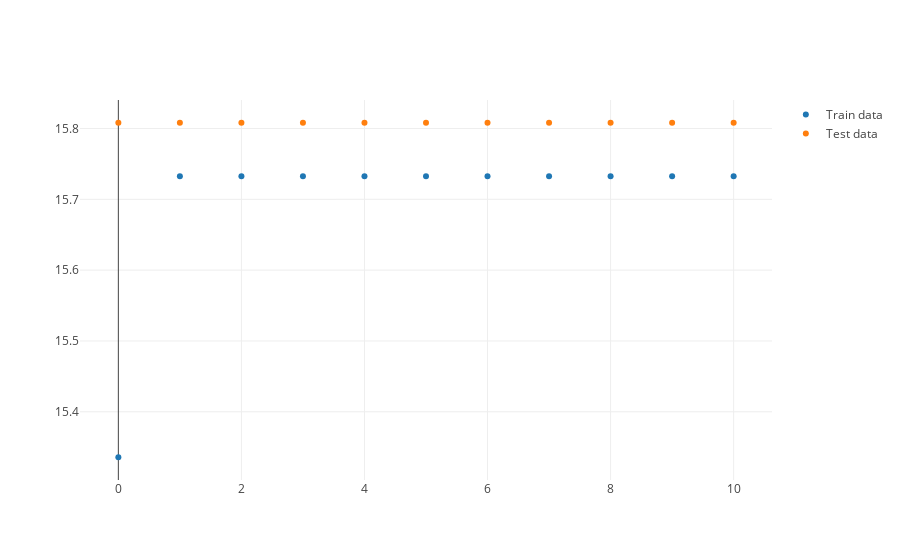
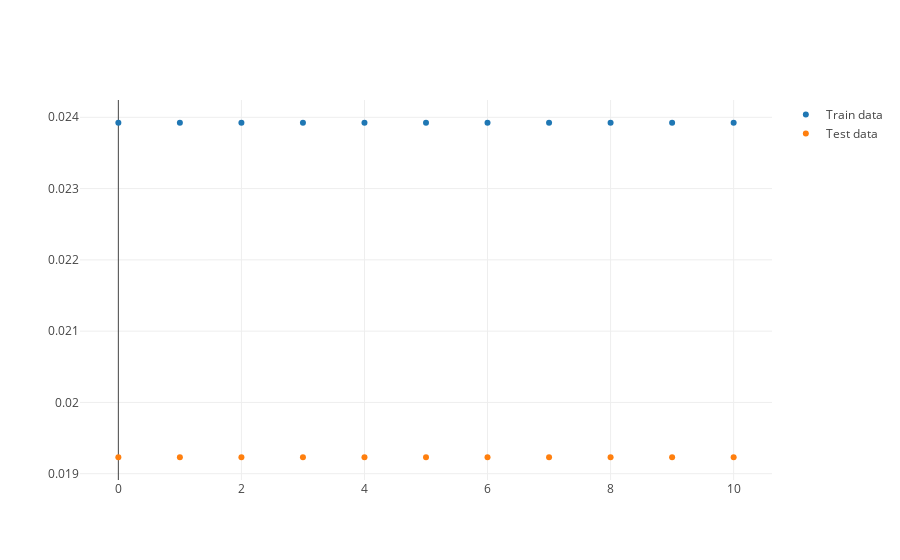

The cell these charts' notebook holds for them, in order:
### Code cell
enable_plotly_in_cell()

#Loss
data_train = go.Scatter(
    x=np.array(range(0,len(history['loss']))),
    y=history['loss'],
    mode='markers',
    name="Train data"
)
data_test = go.Scatter(
    x=np.array(range(0,len(history['val_loss']))),
    y=history['val_loss'],
    mode='markers',
    name="Test data"
)
iplot(dict(data=[data_train,data_test]))

#Accuracy
data_train = go.Scatter(
    x=np.array(range(0,len(history['acc']))),
    y=history['acc'],
    mode='markers',
    name="Train data"
)
data_test = go.Scatter(
    x=np.array(range(0,len(history['val_acc']))),
    y=history['val_acc'],
    mode='markers',
    name="Test data"
)
iplot(dict(data=[data_train,data_test]))

### Figure 1 — Plotly figure (JSON) as saved in the notebook; plotly's stock layout.template omitted (floating-point values rounded to 4 significant figures)
{"data": [{"mode": "markers", "name": "Train data", "type": "scatter", "uid": "24ea3a0a-a92d-4781-accb-88dad39aa659", "x": [0, 1, 2, 3, 4, 5, 6, 7, 8, 9, 10], "y": [15.34, 15.73, 15.73, 15.73, 15.73, 15.73, 15.73, 15.73, 15.73, 15.73, 15.73]}, {"mode": "markers", "name": "Test data", "type": "scatter", "uid": "a02202c4-414f-4847-8dbb-a8abede4c3b8", "x": [0, 1, 2, 3, 4, 5, 6, 7, 8, 9, 10], "y": [15.81, 15.81, 15.81, 15.81, 15.81, 15.81, 15.81, 15.81, 15.81, 15.81, 15.81]}], "layout": {}}

### Figure 2 — Plotly figure (JSON) as saved in the notebook; plotly's stock layout.template omitted (floating-point values rounded to 4 significant figures)
{"data": [{"mode": "markers", "name": "Train data", "type": "scatter", "uid": "10d86cb1-2c74-4ed8-9f9f-3ffa10a78b0f", "x": [0, 1, 2, 3, 4, 5, 6, 7, 8, 9, 10], "y": [0.02392, 0.02392, 0.02392, 0.02392, 0.02392, 0.02392, 0.02392, 0.02392, 0.02392, 0.02392, 0.02392]}, {"mode": "markers", "name": "Test data", "type": "scatter", "uid": "88d2f34f-6490-431e-89ac-7bdbccf23b30", "x": [0, 1, 2, 3, 4, 5, 6, 7, 8, 9, 10], "y": [0.01923, 0.01923, 0.01923, 0.01923, 0.01923, 0.01923, 0.01923, 0.01923, 0.01923, 0.01923, 0.01923]}], "layout": {}}
